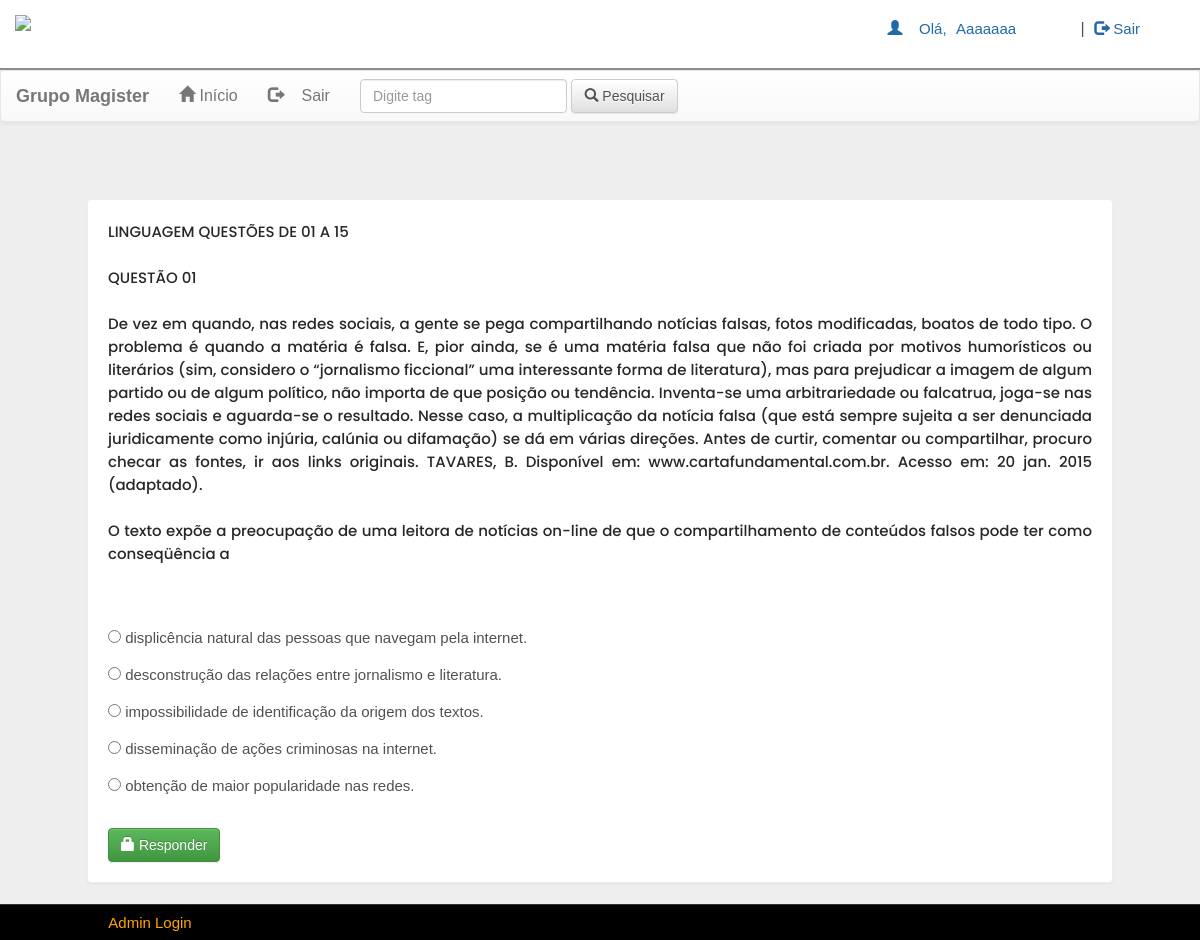
/account.php?q=quiz&step=2&eid=5ed63ab49708f&n=1&t=46 (signed in), run on the app's committed database.
### tables this page shows
CREATE TABLE IF NOT EXISTS `questions` (
  `eid` text NOT NULL,
  `qid` text NOT NULL,
  `qns` text NOT NULL,
  `choice` int(10) NOT NULL,
  `sn` int(11) NOT NULL
);

CREATE TABLE IF NOT EXISTS `options` (
  `qid` varchar(50) NOT NULL,
  `option` varchar(5000) NOT NULL,
  `optionid` text NOT NULL
);

### account.php (the view, shortened to what this page needs)
<!DOCTYPE html PUBLIC "-//W3C//DTD XHTML 1.0 Transitional//EN" "http://www.w3.org/TR/xhtml1/DTD/xhtml1-transitional.dtd">
<html xmlns="http://www.w3.org/1999/xhtml">
<head>
<link  rel="stylesheet" href="css/bootstrap.min.css"/>
<link  rel="stylesheet" href="css/bootstrap-theme.min.css"/>
<link rel="stylesheet" href="css/main.css">
<link  rel="stylesheet" href="css/font.css">
</head>
<?php
include_once 'dbConnection.php';
?>
<body>
<div class="header" style="background: #fff;background: #fff;
    border-bottom: 2px;
    border-color: #918e8e;
    border-style: solid;
    border-left: 0;
    border-right: 0;
    border-top: 0;">
<div class="row">
<div class="col-lg-6">
<span class="logo">
  <img style="min-width: 140px; width: 240px; margin-top:15px" src="http://grupomagister.com.br/app/portalfatepi/img/logo/logo-empresa.png"></span></div>
<div class="col-md-4 col-md-offset-2">
 <?php
  if(!(isset($_SESSION['email']))){
}
else
{
$name = $_SESSION['name'];
echo '<span class="pull-right top title1" ><span class="log1"><span class="glyphicon glyphicon-user" aria-hidden="true"></span>&nbsp;&nbsp;&nbsp;&nbsp;Olá,</span> <a href="account.php?q=1" class="log log1">'.$name.'</a>&nbsp;|&nbsp;<a href="logout.php?q=account.php" class="log"><span class="glyphicon glyphicon-log-out" aria-hidden="true"></span>&nbsp;Sair</button></a></span>';
}?>
</div>
</div></div>
<div class="bg">
<nav class="navbar navbar-default title1">
  <div class="container-fluid">
    <div class="navbar-header">
      <a class="navbar-brand" href="#"><b>Grupo Magister</b></a>
    </div>
    <div class="collapse navbar-collapse" id="bs-example-navbar-collapse-1">
      <ul class="nav navbar-nav">
        <li <?php if(@$_GET['q']==1) echo'class="active"'; ?> ><a href="account.php?q=1"><span class="glyphicon glyphicon-home" aria-hidden="true"></span>&nbsp;Início<span class="sr-only">(current)</span></a></li>
		<li class="pull-right"> <a href="logout.php?q=account.php"><span class="glyphicon glyphicon-log-out" aria-hidden="true"></span>&nbsp;&nbsp;&nbsp;&nbsp;Sair</a></li>
		</ul>
            <form class="navbar-form navbar-left" role="search">
        <div class="form-group">
          <input type="text" class="form-control" placeholder="Digite tag ">
        </div>
        <button type="submit" class="btn btn-default"><span class="glyphicon glyphicon-search" aria-hidden="true"></span>&nbsp;Pesquisar</button>
      </form>
      </div>
  </div>
</nav>
<div class="container">
<div class="row">
<div class="col-md-12">
<?php
if(@$_GET['q']== 'quiz' && @$_GET['step']== 2) {
$eid=@$_GET['eid'];
$sn=@$_GET['n'];
$total=@$_GET['t'];
$q=mysqli_query($con,"SELECT * FROM questions WHERE eid='$eid' AND sn='$sn' " );
echo '<div class="panel" style="margin:5%">';
while($row=mysqli_fetch_array($q) )
{
$qns=$row['qns'];
$qid=$row['qid'];
echo '<b><p  style="text-align: justify;"
  ">'.$qns.'</p></b><br /><br />';
}
$q=mysqli_query($con,"SELECT * FROM options WHERE qid='$qid' " );
echo '<form action="update.php?q=quiz&step=2&eid='.$eid.'&n='.$sn.'&t='.$total.'&qid='.$qid.'" method="POST"  class="form-horizontal">
<br />';
$tipo ='';
if ($tipo == 'redacao') {
} else {
  $contador = 0;
  while($row=mysqli_fetch_array($q) )
  {
  $option=$row['option'];
  $optionid=$row['optionid'];
  if ($_GET['eid'] == '5ec6cdd88c1c9') {
    if ($contador == 0) {
      echo "<textarea rows='30' name='redacao' style='width: 100%;' > </textarea><br><br>";
    }
    $contador++;
  } else {
    echo'<input type="radio" name="ans" value="'.$optionid.'"> '.$option.'<br /><br />';
  }
  }
  echo '<br />';
  echo'
      <button type="submit" class="btn btn-success">
        <span class="glyphicon glyphicon-lock" aria-hidden="true">
        </span>&nbsp;Responder
      </button>
    </form>
  </div>';
}
}
?>
</div></div></div></div>
<?php
  include_once('footer.php');
?>

### footer.php (shortened to what this page needs)
<div class="row footer" style="    bottom: 0;
    position: fixed;
    width: 100%;
    text-align: center;
    background-color: #000;
    margin-right: 0px !important;
    margin-left: 0px !important;">
  <div class="col-md-3 box">
  <a href="#" data-toggle="modal" data-target="#login">Admin Login</a>
  </div>
  <div class="col-md-3 box">
  </div>
  <div class="col-md-3 box">
  </div>
  <div class="col-md-3 box">
  </div>
</div>
</body>
</html>

### css/main.css (style rules this page uses)
body { overflow-x:hidden; width:100%; font: 15px "Century Gothic", "Times Roman", sans-serif; background:#eee; min-height:550px; background-attachment:fixed; }
.bg { min-height:540px; }
.panel { border-color:#eee; margin:40px; padding:20px; font: 15px "Century Gothic", "Times Roman", sans-serif; }
.header { background:#202020; height:70px; }
.logo { font-family:'typo'; font-size:35px; color:#ffbb33; margin:15px; }
.title1 { font: 16px "Century Gothic", "Times Roman", sans-serif; }
.footer { font-size:15px; text-align:center; border-top:1px solid; border-color:#323232; background-color:#202020; }
.footer a { margin:25px; color:orange; text-decoration:none; font: 15px "Century Gothic", "Times Roman", sans-serif; }
.box { padding:9px; }
.top { margin-top:20px; }
.log1 { font: 15px 'Ubuntu', sans-serif; color:orange; margin-left:10px; }
.log { margin:10px; margin-right:60px; margin-left:5px; color:orange; text-decoration:none; font-size:20px; font-size:15px; }

### account.php (style rules this page uses)
p { font-family: 'Poppins' !important; color: #272727; font-weight: 500; }
.log1,.log { color:#216aa6; }

### data on the page
questions: qns "LINGUAGEM QUESTÕES DE 01 A 15 QUESTÃO 01 De vez em quando, nas redes sociais, a gente se pega compartilhando notícias falsas, fotos modificadas, boatos de todo tipo. O problema é quando a matéria é falsa. E, pior ainda, se é uma matéria falsa que não foi criada por motivos humorísticos ou literários (sim, considero o “jornalismo ficcional” uma interessante forma de literatura), mas para prejudicar a imagem de algum partido ou de algum político, não importa de que posição ou tendência. Inventa-se uma arbitrariedade ou falcatrua, joga-se nas redes sociais e aguarda-se o resultado. Nesse caso, a multiplicação da notícia falsa (que está sempre sujeita a ser denunciada juridicamente como…"
options: option "displicência natural das pessoas que navegam pela internet."
options: option "desconstrução das relações entre jornalismo e literatura."
options: option "impossibilidade de identificação da origem dos textos."
options: option "disseminação de ações criminosas na internet."
options: option "obtenção de maior popularidade nas redes."

### other printed values
$name "Aaaaaaa"
